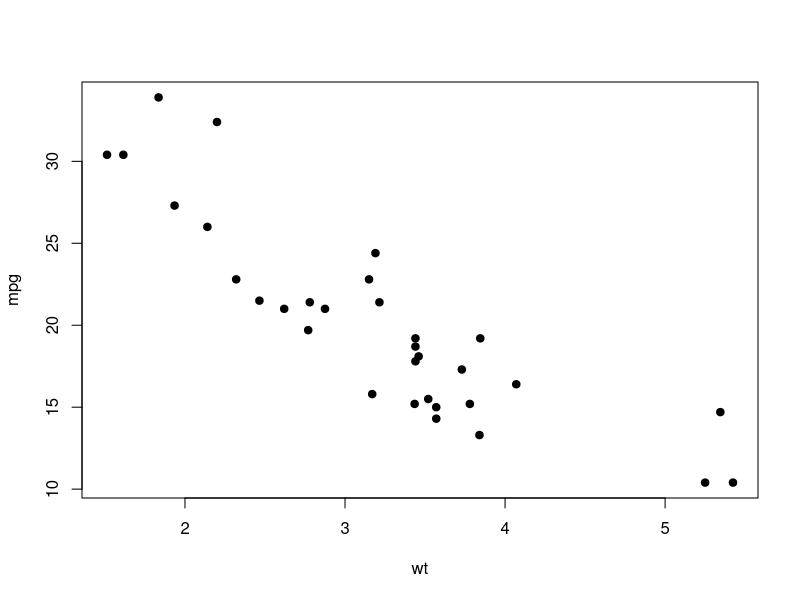
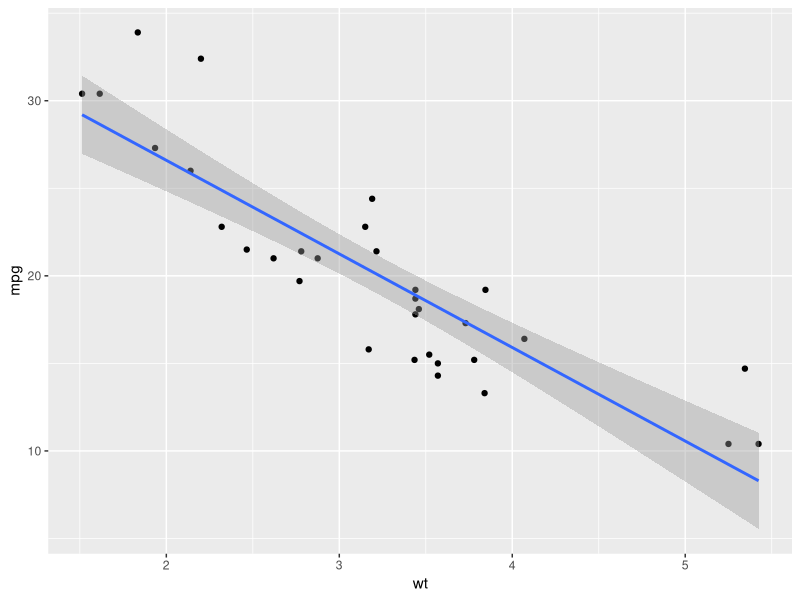
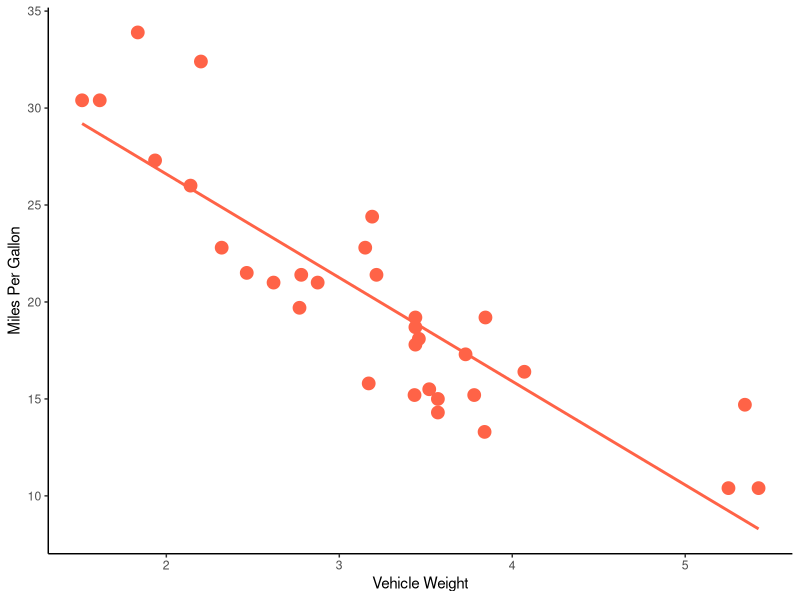
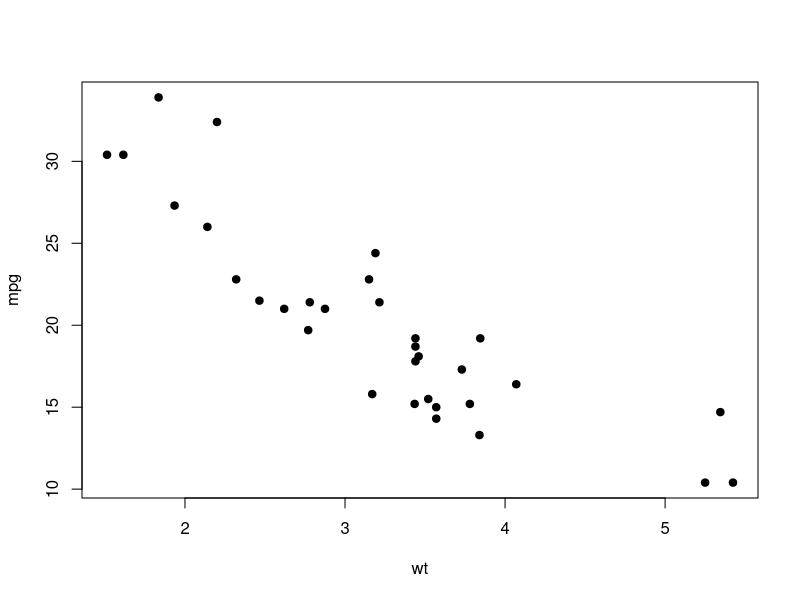
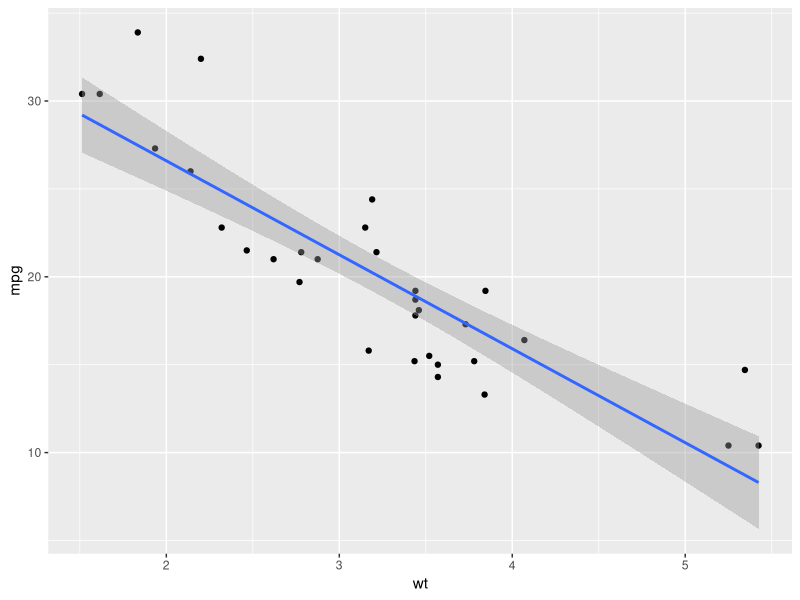
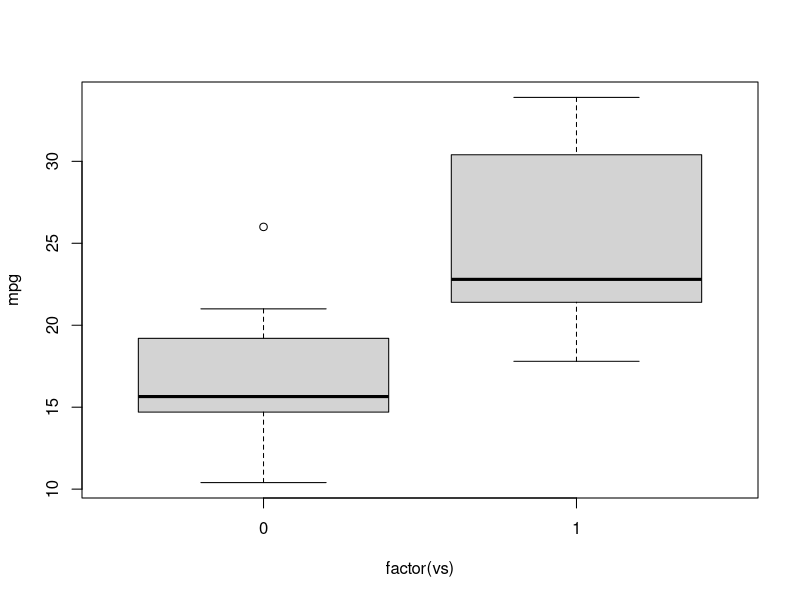
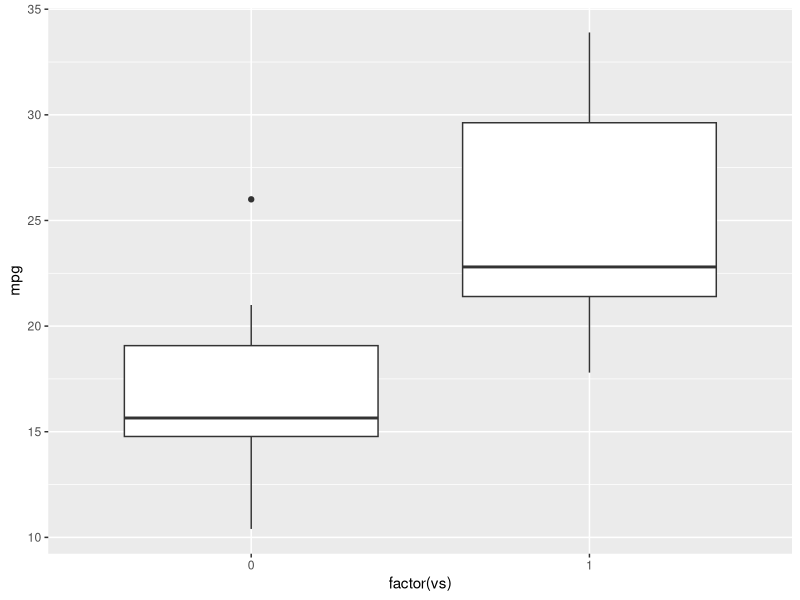
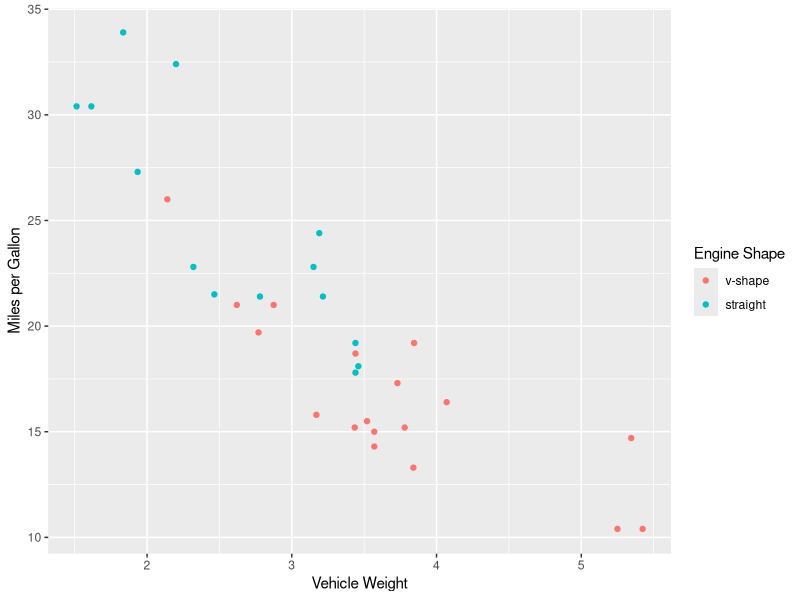

These figures' R source, in order: (Note: this script raises an error after producing the figures.)
library(ggplot2)
library(MASS)
?mtcars
head(mtcars)
plot(mpg~wt, data = mtcars, pch=19)
lm(mpg~wt, data = mtcars)
lm.mod=lm(mpg~wt, data = mtcars)
summary(lm.mod)
ggplot(mtcars, aes(x=wt, y=mpg))+geom_point()+geom_smooth(method = "lm")
ggplot(mtcars, aes(x=wt, y=mpg))+ geom_point(size=4, color="tomato")+geom_smooth(method="lm", se=FALSE, color="tomato")+theme_classic()+ylab("Miles Per Gallon") + xlab("Vehicle Weight")
lm.mod = lm(mpg~wt, data = mtcars) #fit the linear model
xv=seq(min(mtcars$wt), max(mtcars$wt), length=2) #set a series of values along the x-axis
yv= predict(lm.mod, data.frame(wt=xv)) #`use predict() to get what the y-axis value should be along each of those x-axis values`
plot(mpg~wt, data=mtcars, pch=19) #plot the scatterplot
line(xv,yv) #add the fit line
lm.fit=lm(mpg~wt, mtcars)
glm.fit=glm(mpg~wt, mtcars, family = "gaussian")
summary(lm.fit)
summary(glm.fit)
ggplot(mtcars, aes(x=wt, y=mpg)) +
  geom_point() +
  geom_smooth(method = "glm", method.args=list(family="gaussian"))
#ANOVA
class(mtcars$vs)
class(factor(mtcars$vs))
plot(mpg~factor(vs), data=mtcars)
ggplot(mtcars, aes(x=factor(vs), y=mpg)) +
  geom_boxplot()
aov.mod = aov(mpg~factor(vs), data = mtcars)
summary(aov.mod)
lm.mod2 = lm(mpg~factor(vs), data=mtcars)
lm.mod2
summary(lm.mod2)
aov(lm.mod2)
anova(lm.mod2)
glm.mod2=glm(mpg~factor(vs), data=mtcars, family = "gaussian")
anova(glm.mod2, test = "F")
#multivariate predictions
ggplot(mtcars, aes(x=wt, y=mpg, color=factor(vs)))+
  geom_point()+
  scale_color_discrete(name="Engine Shape", labels=c("v-shape", "straight"))+
  ylab("Miles per Gallon")+
  xlab("Vehicle Weight")
theme_bw()+
  geom_smooth(method = "lm")

lm.mod3=lm(mpg~wt + factor(vs), data=mtcars)
anova(lm.mod3)
lm.mod4=lm(mpg~wt*factor(vs), data = mtcars)
anova(lm.mod4)


#Logistic regression
diamonds
diamonds$expensive=diamonds$price>= 10000
diamonds$expensive = diamonds$expensive + 0
glm.fit = glm(expensive~carat, data=diamonds)
summary(glm.fit)
anova(glm.fit, test = "F")
#how to visualize regression
ggplot(diamonds, aes(x=carat, y=expensive+0)) +
  geom_point() +
  geom_smooth(method = "glm", method.args = list(family="binomial"))

head(snails)
count.fit=glm(Deaths~Temp, data=snails, subset=which(Exposure>=3), family="poisson")
summary(count.fit)

ggplot(snails[which(snails$Exposure>=3),], aes(x=Temp, Deaths)) +
  geom_count() +
  geom_smooth(method = "glm", method.args=list(family="poisson"))

prop.fit=glm(cbind(Deaths, N)~Temp, data=snails, subset=which(Exposure>=3), family = binomial(link="logit"))
summary(prop.fit)
